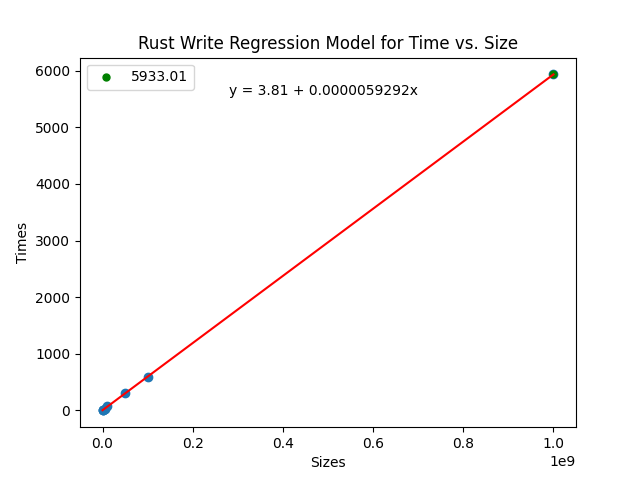

The Python source for this figure:
import pandas as pd
import matplotlib.pyplot as plt
from sklearn.linear_model import LinearRegression

# Create a Pandas dataframe with the data
data = {'Sizes': [10000, 100000, 1000000, 5000000, 10000000, 50000000, 100000000],
        'Times': [0.28, 0.88, 8.16, 20.79, 83.18, 305.57, 592.73]}
df = pd.DataFrame(data)

# Create a linear regression model
X = df[['Sizes']]
y = df['Times']
model = LinearRegression().fit(X, y)

# Predict a new value
new_size = [[1000000000]] # Note that X must be a 2D array for predict method
predicted_time = model.predict(new_size)

# Add the predicted value to the data frame
df_predicted = pd.DataFrame({'Sizes': new_size[0], 'Times': predicted_time})
df_combined = pd.concat([df, df_predicted]).sort_values(by='Sizes')

# Plot the data points and regression line
plt.scatter(df_combined['Sizes'], df_combined['Times'])
plt.plot(df_combined['Sizes'], model.predict(df_combined[['Sizes']]), color='red')
plt.xlabel('Sizes')
plt.ylabel('Times')
plt.title('Rust Write Regression Model for Time vs. Size')

# Add the predicted value to the plot
plt.scatter(df_predicted['Sizes'], df_predicted['Times'], color='green', label=f'{predicted_time[0]:.2f}', s=25)

# Add the equation of the regression line to the plot
equation = f'y = {model.intercept_:.2f} + {model.coef_[0]:.10f}x'
plt.text(0.3, 0.9, equation, transform=plt.gca().transAxes)

print(f"The predicted time for a size of {new_size[0][0]} is {predicted_time[0]:.2f}")
plt.legend()

plt.savefig('RustWrite.png')
plt.show()
